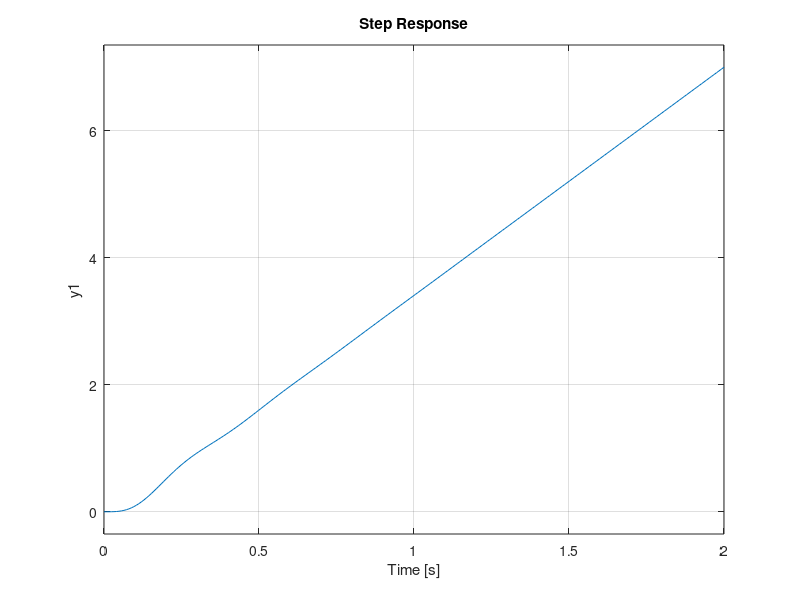
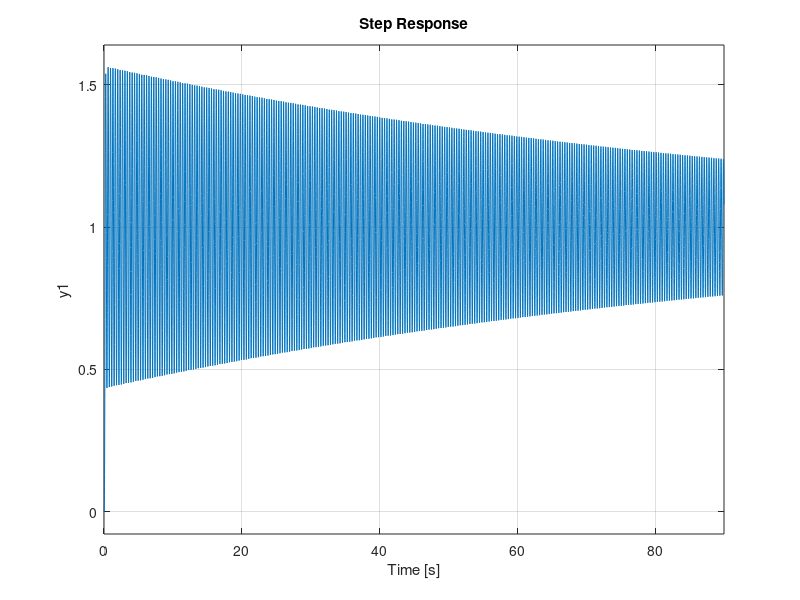
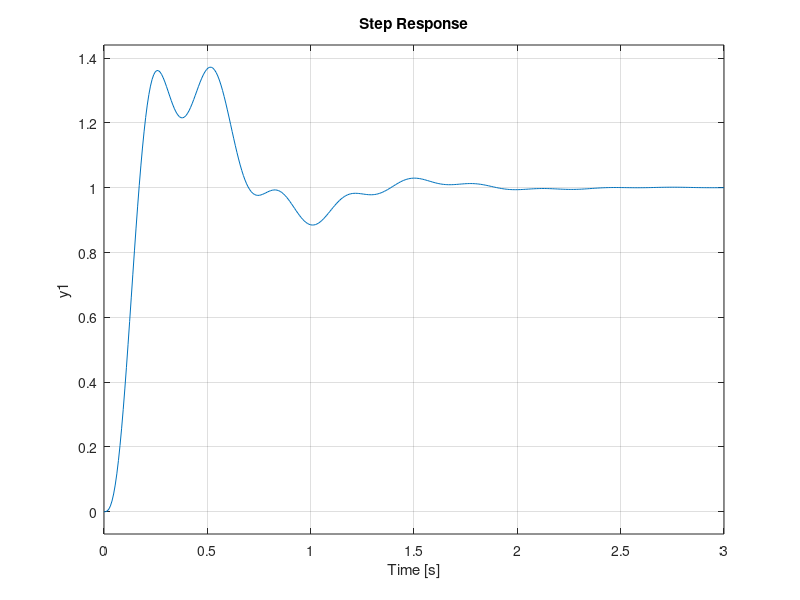
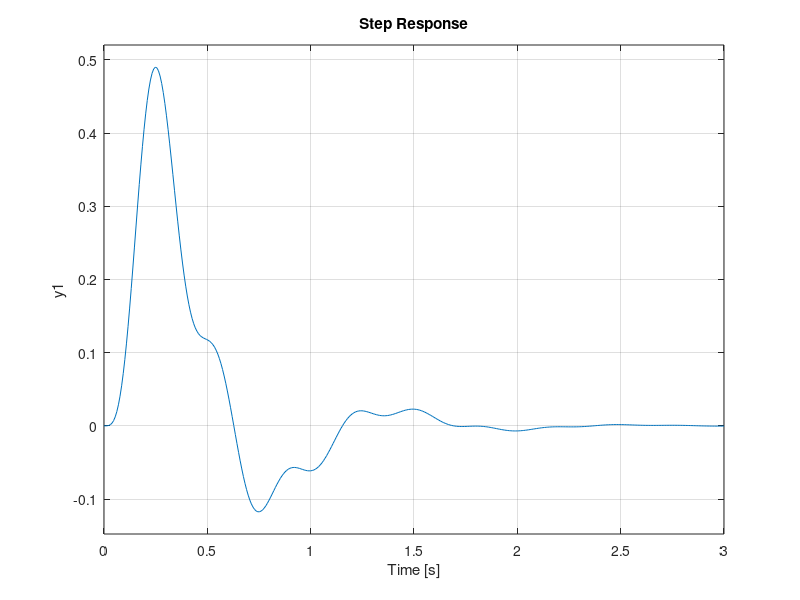

Here is the MATLAB script that generated these plots, in order:
clear all;
close all;
clc;

Ka=2;
Rm=2.6;
Km=0.00767;
KG=70;
Jmot=3.87e-07;
Ks=1.2;
b=0.004;
Kg = 70;
Jmod = 3.944e-04;
Jm = Jmod + Jmot*Kg^2;
JBr=0.0037;

% Plant
s=tf('s');
G=tf(Ks*KG*Km*Ka/((JBr*s^2+ Ks)*(Rm*Jm*s^2+Rm*b*s+Km^2*KG^2*s)+Rm*Ks*JBr*s^2));

%% 2.1 ZN First method

figure
step(G)
L = 0.1;
R = 1;

Kp = 1.2/R*L;
Ti = 2*L;
Td = 0.5*L;

C = pidstd(Kp,Ti,Td)

T_pi = feedback(C*G, 1);
figure
step(T_pi)

%% 2.2 ZN Second method

% Looking for Pu
Ku = 2.9;
D_pi = feedback(Ku*G, 1);
step(D_pi);

% Generate new model
Pu = 0.35;

Kp = 0.6*Ku;
Ti = 0.5*Pu;
Td = 0.125*Pu;

E = pidstd(Kp,Ti,Td);
E_pid = feedback(E*G, 1);
figure
step(E_pid)

% W/Y
D_pid = feedback(G, E);
figure
step(D_pid)

%% 2.3 Cascade Controller


